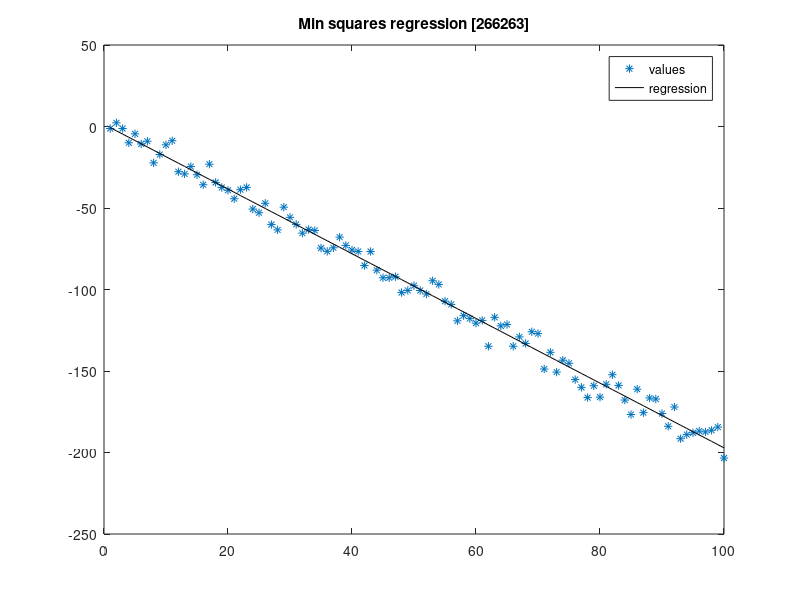

Here is the MATLAB script that generated this plot:
% Czyszczenie zmiennych, zamknięcie okien i wyczyszczenie konsoli
clearvars
close all
clc

% wartości
num_elements=100; % Liczba elementów w wektorze
a=2; 
b=6; 
c=3; 

a=a*-1; % Modyfikacja zmiennej a przez pomnożenie przez -1
x=1:1:num_elements;

% funkcje
y=a*x+b*randn(1, num_elements);
y=y+c;

Y=y';
X=x';
X=[ones(size(X)) X];

xm=sum(x)/length(x);
ym=sum(y)/length(y);

a1=(sum((x-xm) .* (y-ym)))/(sum((x-xm).^2)); % Obliczenie współczynnika nachylenia 'a1' dla regresji liniowej
a0=ym-(a1*xm); % Obliczenie współczynnika 'a0' dla regresji liniowej

B3=[a0; a1]; % Utworzenie wektora współczynników 'B3' dla regresji liniowej
ye3=X*B3; % Obliczenie wartości przybliżonych dla dopasowanej linii trendu w trzecim przypadku

% Wizualizacja danych i dopasowanej linii trendu
figure(1)
plot(x, y, "*")
hold on
plot(x, ye3, "k")
title('Min squares regression [266263]')
legend('values', 'regression')

R23=1-sum((y-ye3').^2)/sum((y-mean(y)).^2);
% obliczanie współczynnika korelacji R^2
